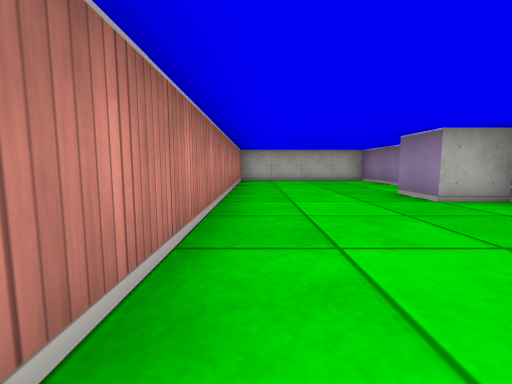
View 1 (above)

15 first-person views from a walk through a cub3D ray-caster map. The camera is about half as high as the walls, tilts 6° down and sees 90° across. The floor is counted in squares. Each view is taken from the middle of a square. On the plan, view 1 faces up. The plan holds only what a view shows up to about 9 squares ahead; the rest is blank.

View 2
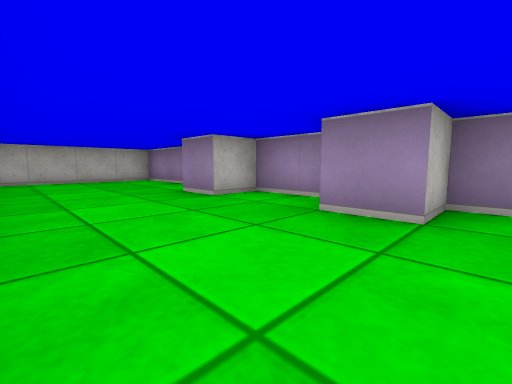

View 3
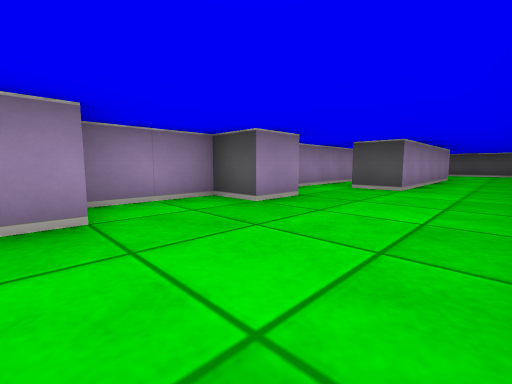

View 4
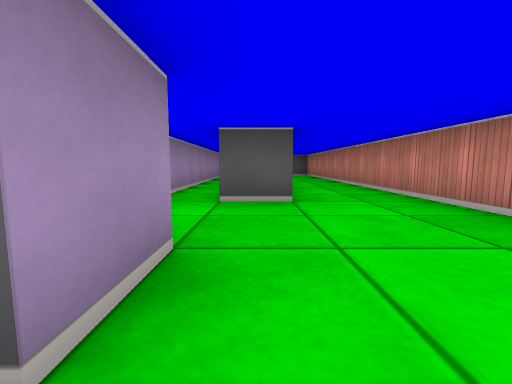

View 5
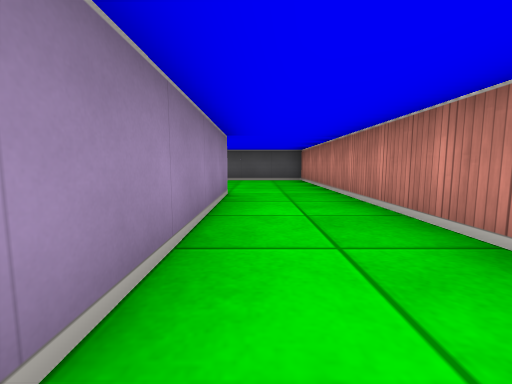

View 6
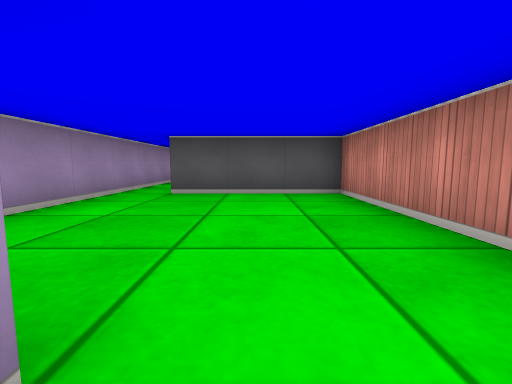

View 7
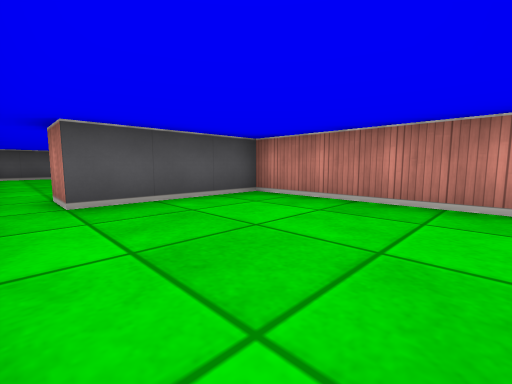

View 8
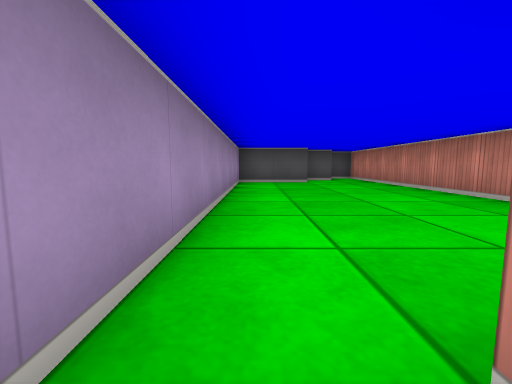

View 9
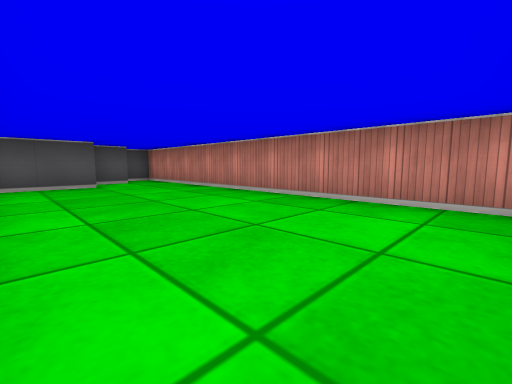

View 10
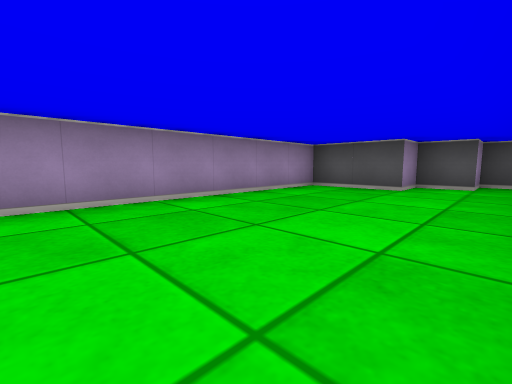

View 11
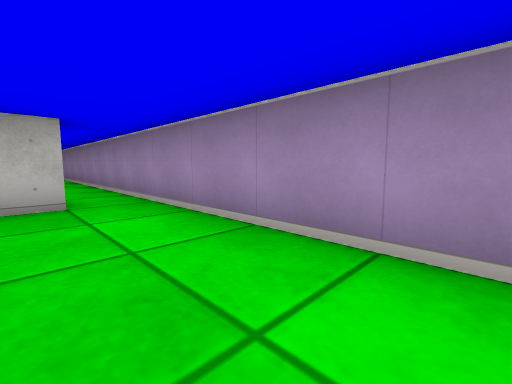

View 12
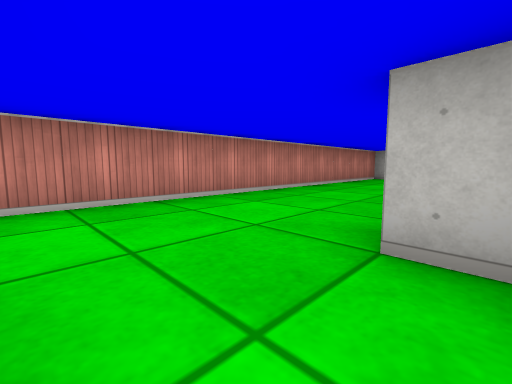

View 13
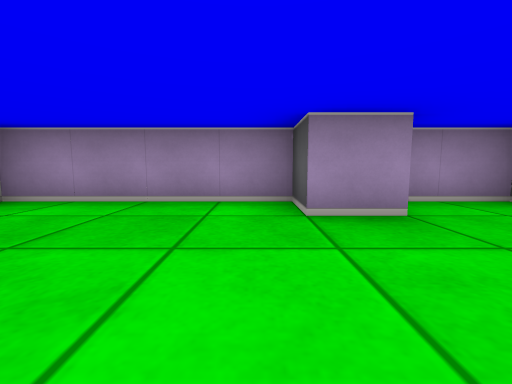

View 14
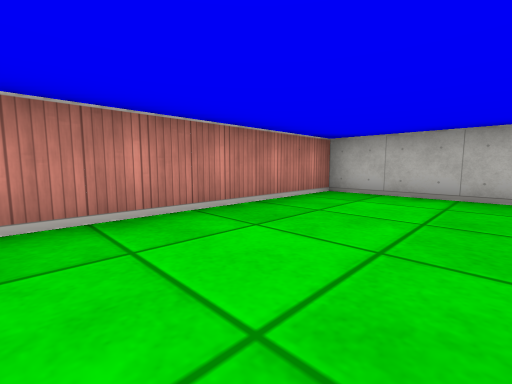

View 15
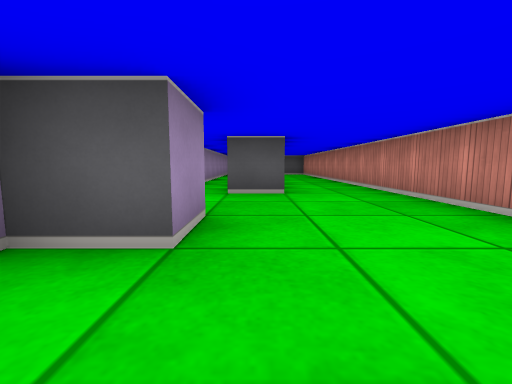

### Floor plan
Points are (right, up) in squares from view 1. A wall is a line through its corners. A room is listed if a view was taken in it or the views show most of it. See-through windows are left out.
Room 1 (views 1, 2, 3, 4, 12, 13, 14, 15)
walls: (1.5, -1.5) (2.5, -1.5); (3.5, -1.5) (3.5, 0.5) (2.5, 0.5) (2.5, 1.5) (3.5, 1.5) (3.5, 3.5) (2.5, 3.5) (2.5, 4.5) (3.5, 4.5) (3.5, 8.5) (-0.5, 8.5) (-0.5, -0.5)
ways out: opening at (1.3, -1.7) to room 2
Room 2 (views 5, 6, 7)
walls: (1.5, -6.5) (1.5, -1.5); (3.5, -10.5) (3.5, -1.5); (-0.5, -0.5) (-0.5, -10.5) (2.5, -10.5)
ways out: opening at (1.3, -1.7) to room 1; opening at (3, -11) to room 3
Room 3 (views 8, 9, 10, 11)
walls: (-0.5, -11.9) (-0.5, -20.5) (0.5, -20.5) (0.5, -19.5) (1.5, -19.5) (1.5, -18.5) (3.5, -18.5) (3.5, -10.5); (2.5, -10.5) (2.5, -11.5) (1.9, -11.5)
ways out: opening at (3, -11) to room 2

Positions as (right, up) in squares from view 1, and headings:
1: (0, 0), facing up
2: (0, 0), facing up-right
3: (0, 4), facing down-right
4: (2, 2), facing down
5: (1, -2), facing down
6: (1, -6), facing down
7: (3, -7), facing down-left
8: (3, -11), facing down
9: (3, -12), facing down-left
10: (0, -13), facing down-right
11: (2, -15), facing up-right
12: (3, -1), facing up-left
13: (0, 5), facing right
14: (2, 4), facing up-left
15: (2, 3), facing down
